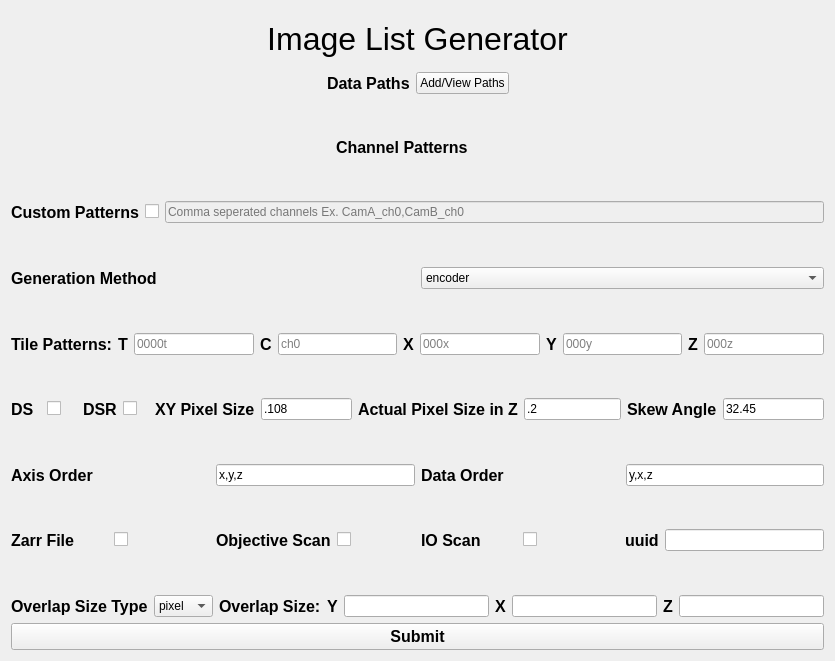
        <widget class="QWidget" name="imageListGenerator">
         <attribute name="title">
          <string>Image List Generator</string>
         </attribute>
         <layout class="QGridLayout" name="gridLayout_15" rowstretch="1,10,1">
          <item row="2" column="0">
           <layout class="QVBoxLayout" name="verticalLayout_52">
            <item>
             <layout class="QHBoxLayout" name="horizontalLayout_247">
              <item>
               <widget class="QPushButton" name="imageListGeneratorSubmitButton">
                <property name="font">
                 <font>
                  <pointsize>12</pointsize>
                  <bold>true</bold>
                 </font>
                </property>
                <property name="text">
                 <string>Submit</string>
                </property>
               </widget>
              </item>
             </layout>
            </item>
           </layout>
          </item>
          <item row="1" column="0">
           <layout class="QVBoxLayout" name="verticalLayout_36" stretch="1,1,1,1,1,1,1,1,1,1,1,1,1,1,1,1,1">
            <property name="spacing">
             <number>6</number>
            </property>
            <property name="bottomMargin">
             <number>0</number>
            </property>
            <item>
             <layout class="QHBoxLayout" name="imageListGeneratorDataPathsHorizontalLayout">
              <item>
               <spacer name="horizontalSpacer_80">
                <property name="orientation">
                 <enum>Qt::Horizontal</enum>
                </property>
                <property name="sizeHint" stdset="0">
                 <size>
                  <width>40</width>
                  <height>20</height>
                 </size>
                </property>
               </spacer>
              </item>
              <item>
               <widget class="QLabel" name="imageListGeneratorDataPathsLabel">
                <property name="font">
                 <font>
                  <pointsize>12</pointsize>
                  <bold>true</bold>
                  <strikeout>false</strikeout>
                  <kerning>true</kerning>
                 </font>
                </property>
                <property name="text">
                 <string>Data Paths</string>
                </property>
               </widget>
              </item>
              <item>
               <widget class="QPushButton" name="imageListGeneratorAddPathsButton">
                <property name="text">
                 <string>Add/View Paths</string>
                </property>
               </widget>
              </item>
              <item>
               <spacer name="horizontalSpacer_81">
                <property name="orientation">
                 <enum>Qt::Horizontal</enum>
                </property>
                <property name="sizeHint" stdset="0">
                 <size>
                  <width>40</width>
                  <height>20</height>
                 </size>
                </property>
               </spacer>
              </item>
             </layout>
            </item>
            <item>
             <spacer name="verticalSpacer_119">
              <property name="orientation">
               <enum>Qt::Vertical</enum>
              </property>
              <property name="sizeHint" stdset="0">
               <size>
                <width>20</width>
                <height>40</height>
               </size>
              </property>
             </spacer>
            </item>
            <item>
             <layout class="QHBoxLayout" name="imageListGeneratorChannelPatternsHorizontalLayout">
              <item>
               <widget class="QLabel" name="imageListGeneratorChannelPatternsLabel">
                <property name="sizePolicy">
                 <sizepolicy hsizetype="Maximum" vsizetype="Maximum">
                  <horstretch>0</horstretch>
                  <verstretch>0</verstretch>
                 </sizepolicy>
                </property>
                <property name="font">
                 <font>
                  <pointsize>12</pointsize>
                  <bold>true</bold>
                  <strikeout>false</strikeout>
                  <kerning>true</kerning>
                 </font>
                </property>
                <property name="text">
                 <string>Channel Patterns</string>
                </property>
               </widget>
              </item>
              <item>
               <spacer name="imageListGeneratorChannelPatternsHorizontalSpacer">
                <property name="orientation">
                 <enum>Qt::Horizontal</enum>
                </property>
                <property name="sizeType">
                 <enum>QSizePolicy::Maximum</enum>
                </property>
                <property name="sizeHint" stdset="0">
                 <size>
                  <width>30</width>
                  <height>20</height>
                 </size>
                </property>
               </spacer>
              </item>
             </layout>
            </item>
            <item>
             <spacer name="verticalSpacer_120">
              <property name="orientation">
               <enum>Qt::Vertical</enum>
              </property>
              <property name="sizeHint" stdset="0">
               <size>
                <width>20</width>
                <height>40</height>
               </size>
              </property>
             </spacer>
            </item>
            <item>
             <layout class="QHBoxLayout" name="imageListGeneratorCustomPatternsHorizontalLayout">
              <item>
               <widget class="QLabel" name="imageListGeneratorCustomPatternsLabel">
                <property name="font">
                 <font>
                  <pointsize>12</pointsize>
                  <bold>true</bold>
                  <strikeout>false</strikeout>
                  <kerning>true</kerning>
                 </font>
                </property>
                <property name="text">
                 <string>Custom Patterns</string>
                </property>
               </widget>
              </item>
              <item>
               <widget class="QCheckBox" name="imageListGeneratorCustomPatternsCheckBox">
                <property name="autoFillBackground">
                 <bool>false</bool>
                </property>
                <property name="text">
                 <string/>
                </property>
               </widget>
              </item>
              <item>
               <widget class="QLineEdit" name="imageListGeneratorCustomPatternsLineEdit">
                <property name="enabled">
                 <bool>false</bool>
                </property>
                <property name="placeholderText">
                 <string>Comma seperated channels Ex. CamA_ch0,CamB_ch0</string>
                </property>
               </widget>
              </item>
             </layout>
            </item>
            <item>
             <spacer name="verticalSpacer_122">
              <property name="orientation">
               <enum>Qt::Vertical</enum>
              </property>
              <property name="sizeHint" stdset="0">
               <size>
                <width>20</width>
                <height>40</height>
               </size>
              </property>
             </spacer>
            </item>
            <item>
             <layout class="QHBoxLayout" name="horizontalLayout_238" stretch="1">
              <item>
               <layout class="QHBoxLayout" name="horizontalLayout_240" stretch="1,1">
                <item>
                 <widget class="QLabel" name="imageListGeneratorGenerationMethodLabel">
                  <property name="font">
                   <font>
                    <pointsize>12</pointsize>
                    <bold>true</bold>
                   </font>
                  </property>
                  <property name="text">
                   <string>Generation Method</string>
                  </property>
                 </widget>
                </item>
                <item>
                 <widget class="QComboBox" name="imageListGeneratorGenerationMethodComboBox">
                  <item>
                   <property name="text">
                    <string>encoder</string>
                   </property>
                  </item>
                  <item>
                   <property name="text">
                    <string>sqlite</string>
                   </property>
                  </item>
                  <item>
                   <property name="text">
                    <string>tile_position</string>
                   </property>
                  </item>
                 </widget>
                </item>
               </layout>
              </item>
             </layout>
            </item>
            <item>
             <spacer name="verticalSpacer_124">
              <property name="orientation">
               <enum>Qt::Vertical</enum>
              </property>
              <property name="sizeHint" stdset="0">
               <size>
                <width>20</width>
                <height>40</height>
               </size>
              </property>
             </spacer>
            </item>
            <item>
             <layout class="QHBoxLayout" name="horizontalLayout_241">
              <item>
               <layout class="QHBoxLayout" name="horizontalLayout_239">
                <item>
                 <widget class="QLabel" name="imageListGeneratorTilePatternsLabel">
                  <property name="font">
                   <font>
                    <pointsize>12</pointsize>
                    <bold>true</bold>
                   </font>
                  </property>
                  <property name="text">
                   <string>Tile Patterns:</string>
                  </property>
                 </widget>
                </item>
                <item>
                 <widget class="QLabel" name="imageListGeneratorTilePatternsTLabel">
                  <property name="font">
                   <font>
                    <pointsize>12</pointsize>
                    <bold>true</bold>
                   </font>
                  </property>
                  <property name="text">
                   <string>T</string>
                  </property>
                 </widget>
                </item>
                <item>
                 <widget class="QLineEdit" name="imageListGeneratorTilePatternsTLineEdit">
                  <property name="placeholderText">
                   <string>0000t</string>
                  </property>
                 </widget>
                </item>
                <item>
                 <widget class="QLabel" name="imageListGeneratorTilePatternsCLabel">
                  <property name="font">
                   <font>
                    <pointsize>12</pointsize>
                    <bold>true</bold>
                   </font>
                  </property>
                  <property name="text">
                   <string>C</string>
                  </property>
                 </widget>
                </item>
                <item>
                 <widget class="QLineEdit" name="imageListGeneratorTilePatternsCLineEdit">
                  <property name="placeholderText">
                   <string>ch0</string>
                  </property>
                 </widget>
                </item>
                <item>
                 <widget class="QLabel" name="imageListGeneratorTilePatternsXLabel">
                  <property name="font">
                   <font>
                    <pointsize>12</pointsize>
                    <bold>true</bold>
                   </font>
                  </property>
                  <property name="text">
                   <string>X</string>
                  </property>
                 </widget>
                </item>
                <item>
                 <widget class="QLineEdit" name="imageListGeneratorTilePatternsXLineEdit">
                  <property name="placeholderText">
                   <string>000x</string>
                  </property>
                 </widget>
                </item>
                <item>
                 <widget class="QLabel" name="imageListGeneratorTilePatternsYLabel">
                  <property name="font">
                   <font>
                    <pointsize>12</pointsize>
                    <bold>true</bold>
                   </font>
                  </property>
                  <property name="text">
                   <string>Y</string>
                  </property>
                 </widget>
                </item>
                <item>
                 <widget class="QLineEdit" name="imageListGeneratorTilePatternsYLineEdit">
                  <property name="placeholderText">
                   <string>000y</string>
                  </property>
                 </widget>
                </item>
                <item>
                 <widget class="QLabel" name="imageListGeneratorTilePatternsZLabel">
                  <property name="font">
                   <font>
                    <pointsize>12</pointsize>
                    <bold>true</bold>
                   </font>
                  </property>
                  <property name="text">
                   <string>Z</string>
                  </property>
                 </widget>
                </item>
                <item>
                 <widget class="QLineEdit" name="imageListGeneratorTilePatternsZLineEdit">
                  <property name="placeholderText">
                   <string>000z</string>
                  </property>
                 </widget>
                </item>
               </layout>
              </item>
             </layout>
            </item>
            <item>
             <spacer name="verticalSpacer_121">
              <property name="orientation">
               <enum>Qt::Vertical</enum>
              </property>
              <property name="sizeHint" stdset="0">
               <size>
                <width>20</width>
                <height>40</height>
               </size>
              </property>
             </spacer>
            </item>
            <item>
             <layout class="QHBoxLayout" name="horizontalLayout_242" stretch="1,1,3,4,3">
              <item>
               <layout class="QHBoxLayout" name="horizontalLayout_249">
                <item>
                 <widget class="QLabel" name="imageListGeneratorDSLabel">
                  <property name="font">
                   <font>
                    <pointsize>12</pointsize>
                    <bold>true</bold>
                   </font>
                  </property>
                  <property name="text">
                   <string>DS</string>
                  </property>
                 </widget>
                </item>
                <item>
                 <widget class="QCheckBox" name="imageListGeneratorDSCheckBox">
                  <property name="text">
                   <string/>
                  </property>
                 </widget>
                </item>
               </layout>
              </item>
              <item>
               <layout class="QHBoxLayout" name="horizontalLayout_246">
                <item>
                 <widget class="QLabel" name="imageListGeneratorDSRLabel">
                  <property name="font">
                   <font>
                    <pointsize>12</pointsize>
                    <bold>true</bold>
                   </font>
                  </property>
                  <property name="text">
                   <string>DSR</string>
                  </property>
                 </widget>
                </item>
                <item>
                 <widget class="QCheckBox" name="imageListGeneratorDSRCheckBox">
                  <property name="text">
                   <string/>
                  </property>
                 </widget>
                </item>
               </layout>
              </item>
              <item>
               <layout class="QHBoxLayout" name="horizontalLayout_245">
                <item>
                 <widget class="QLabel" name="imageListGeneratorXYPixelSizeLabel">
                  <property name="font">
                   <font>
                    <pointsize>12</pointsize>
                    <bold>true</bold>
                   </font>
                  </property>
                  <property name="text">
                   <string>XY Pixel Size</string>
                  </property>
                 </widget>
                </item>
                <item>
                 <widget class="QLineEdit" name="imageListGeneratorXYPixelSizeLineEdit">
                  <property name="text">
                   <string>.108</string>
                  </property>
                 </widget>
                </item>
               </layout>
              </item>
              <item>
               <layout class="QHBoxLayout" name="horizontalLayout_244">
                <item>
                 <widget class="QLabel" name="imageListGeneratorDZLabel">
                  <property name="font">
                   <font>
                    <pointsize>12</pointsize>
                    <bold>true</bold>
                   </font>
                  </property>
                  <property name="text">
                   <string>Actual Pixel Size in Z</string>
                  </property>
                 </widget>
                </item>
                <item>
                 <widget class="QLineEdit" name="imageListGeneratorDZLineEdit">
                  <property name="text">
                   <string>.2</string>
                  </property>
                 </widget>
                </item>
               </layout>
              </item>
              <item>
               <layout class="QHBoxLayout" name="horizontalLayout_243">
                <item>
                 <widget class="QLabel" name="imageListGeneratorSkewAngleLabel">
                  <property name="font">
                   <font>
                    <pointsize>12</pointsize>
                    <bold>true</bold>
                   </font>
                  </property>
                  <property name="text">
                   <string>Skew Angle</string>
                  </property>
                 </widget>
                </item>
                <item>
                 <widget class="QLineEdit" name="imageListGeneratorSkewAngleLineEdit">
                  <property name="text">
                   <string>32.45</string>
                  </property>
                 </widget>
                </item>
               </layout>
              </item>
             </layout>
            </item>
            <item>
             <spacer name="verticalSpacer_123">
              <property name="orientation">
               <enum>Qt::Vertical</enum>
              </property>
              <property name="sizeHint" stdset="0">
               <size>
                <width>20</width>
                <height>40</height>
               </size>
              </property>
             </spacer>
            </item>
            <item>
             <layout class="QHBoxLayout" name="horizontalLayout_250" stretch="1,1">
              <item>
               <layout class="QHBoxLayout" name="horizontalLayout_252" stretch="1,1">
                <item>
                 <widget class="QLabel" name="imageListGeneratorAxisOrderLabel">
                  <property name="font">
                   <font>
                    <pointsize>12</pointsize>
                    <bold>true</bold>
                   </font>
                  </property>
                  <property name="text">
                   <string>Axis Order</string>
                  </property>
                 </widget>
                </item>
                <item>
                 <widget class="QLineEdit" name="imageListGeneratorAxisOrderLineEdit">
                  <property name="text">
                   <string>x,y,z</string>
                  </property>
                 </widget>
                </item>
               </layout>
              </item>
              <item>
               <layout class="QHBoxLayout" name="horizontalLayout_251" stretch="1,1">
                <item>
                 <widget class="QLabel" name="imageListGeneratorDataOrderLabel">
                  <property name="font">
                   <font>
                    <pointsize>12</pointsize>
                    <bold>true</bold>
                   </font>
                  </property>
                  <property name="text">
                   <string>Data Order</string>
                  </property>
                 </widget>
                </item>
                <item>
                 <widget class="QLineEdit" name="imageListGeneratorDataOrderLineEdit">
                  <property name="text">
                   <string>y,x,z</string>
                  </property>
                 </widget>
                </item>
               </layout>
              </item>
             </layout>
            </item>
            <item>
             <spacer name="verticalSpacer_125">
              <property name="orientation">
               <enum>Qt::Vertical</enum>
              </property>
              <property name="sizeHint" stdset="0">
               <size>
                <width>20</width>
                <height>40</height>
               </size>
              </property>
             </spacer>
            </item>
            <item>
             <layout class="QHBoxLayout" name="horizontalLayout_253" stretch="1,1,1,1">
              <item>
               <layout class="QHBoxLayout" name="horizontalLayout_257" stretch="1,1">
                <item>
                 <widget class="QLabel" name="imageListGeneratorZarrFileLabel">
                  <property name="font">
                   <font>
                    <pointsize>12</pointsize>
                    <bold>true</bold>
                   </font>
                  </property>
                  <property name="text">
                   <string>Zarr File</string>
                  </property>
                 </widget>
                </item>
                <item>
                 <widget class="QCheckBox" name="imageListGeneratorZarrFileCheckBox">
                  <property name="text">
                   <string/>
                  </property>
                 </widget>
                </item>
               </layout>
              </item>
              <item>
               <layout class="QHBoxLayout" name="horizontalLayout_256" stretch="1,1">
                <item>
                 <widget class="QLabel" name="imageListGeneratorObjectiveScanLabel">
                  <property name="font">
                   <font>
                    <pointsize>12</pointsize>
                    <bold>true</bold>
                   </font>
                  </property>
                  <property name="text">
                   <string>Objective Scan</string>
                  </property>
                 </widget>
                </item>
                <item>
                 <widget class="QCheckBox" name="imageListGeneratorObjectiveScanCheckBox">
                  <property name="text">
                   <string/>
                  </property>
                 </widget>
                </item>
               </layout>
              </item>
              <item>
               <layout class="QHBoxLayout" name="horizontalLayout_255" stretch="1,1">
                <item>
                 <widget class="QLabel" name="imageListGeneratorIOScanLabel">
                  <property name="font">
                   <font>
                    <pointsize>12</pointsize>
                    <bold>true</bold>
                   </font>
                  </property>
                  <property name="text">
                   <string>IO Scan</string>
                  </property>
                 </widget>
                </item>
                <item>
                 <widget class="QCheckBox" name="imageListGeneratorIOScanCheckBox">
                  <property name="text">
                   <string/>
                  </property>
                 </widget>
                </item>
               </layout>
              </item>
              <item>
               <layout class="QHBoxLayout" name="horizontalLayout_254" stretch="0,0">
                <item>
                 <widget class="QLabel" name="imageListGeneratorUuidLabel">
                  <property name="font">
                   <font>
                    <pointsize>12</pointsize>
                    <bold>true</bold>
                   </font>
                  </property>
                  <property name="text">
                   <string>uuid</string>
                  </property>
                 </widget>
                </item>
                <item>
                 <widget class="QLineEdit" name="imageListGeneratorUuidLineEdit"/>
                </item>
               </layout>
              </item>
             </layout>
            </item>
            <item>
             <spacer name="verticalSpacer_126">
              <property name="orientation">
               <enum>Qt::Vertical</enum>
              </property>
              <property name="sizeHint" stdset="0">
               <size>
                <width>20</width>
                <height>40</height>
               </size>
              </property>
             </spacer>
            </item>
            <item>
             <layout class="QHBoxLayout" name="horizontalLayout_258" stretch="1,3">
              <item>
               <layout class="QHBoxLayout" name="horizontalLayout_260" stretch="1,1">
                <item>
                 <widget class="QLabel" name="imageListGeneratorOverlapSizeTypeLabel">
                  <property name="font">
                   <font>
                    <pointsize>12</pointsize>
                    <bold>true</bold>
                   </font>
                  </property>
                  <property name="text">
                   <string>Overlap Size Type</string>
                  </property>
                 </widget>
                </item>
                <item>
                 <widget class="QComboBox" name="imageListGeneratorOverlapSizeTypeComboBox">
                  <item>
                   <property name="text">
                    <string>pixel</string>
                   </property>
                  </item>
                  <item>
                   <property name="text">
                    <string>um</string>
                   </property>
                  </item>
                 </widget>
                </item>
               </layout>
              </item>
              <item>
               <layout class="QHBoxLayout" name="horizontalLayout_259" stretch="0,0,0,0,0,0,0">
                <item>
                 <widget class="QLabel" name="imageListGeneratorOverlapSizeLabel">
                  <property name="font">
                   <font>
                    <pointsize>12</pointsize>
                    <bold>true</bold>
                   </font>
                  </property>
                  <property name="text">
                   <string>Overlap Size:</string>
                  </property>
                 </widget>
                </item>
                <item>
                 <widget class="QLabel" name="imageListGeneratorOverlapSizeYLabel">
                  <property name="font">
                   <font>
                    <pointsize>12</pointsize>
                    <bold>true</bold>
                   </font>
                  </property>
                  <property name="text">
                   <string>Y</string>
                  </property>
                 </widget>
                </item>
                <item>
                 <widget class="QLineEdit" name="imageListGeneratorOverlapSizeYLineEdit"/>
                </item>
                <item>
                 <widget class="QLabel" name="imageListGeneratorOverlapSizeXLabel">
                  <property name="font">
                   <font>
                    <pointsize>12</pointsize>
                    <bold>true</bold>
                   </font>
                  </property>
                  <property name="text">
                   <string>X</string>
                  </property>
                 </widget>
                </item>
                <item>
                 <widget class="QLineEdit" name="imageListGeneratorOverlapSizeXLineEdit"/>
                </item>
                <item>
                 <widget class="QLabel" name="imageListGeneratorOverlapSizeZLabel">
                  <property name="font">
                   <font>
                    <pointsize>12</pointsize>
                    <bold>true</bold>
                   </font>
                  </property>
                  <property name="text">
                   <string>Z</string>
                  </property>
                 </widget>
                </item>
                <item>
                 <widget class="QLineEdit" name="imageListGeneratorOverlapSizeZLineEdit"/>
                </item>
               </layout>
              </item>
             </layout>
            </item>
           </layout>
          </item>
          <item row="0" column="0">
           <layout class="QVBoxLayout" name="verticalLayout_53">
            <item>
             <layout class="QHBoxLayout" name="horizontalLayout_248">
              <item>
               <widget class="QLabel" name="imageListGeneratorLabel">
                <property name="font">
                 <font>
                  <pointsize>24</pointsize>
                 </font>
                </property>
                <property name="text">
                 <string>Image List Generator</string>
                </property>
                <property name="alignment">
                 <set>Qt::AlignCenter</set>
                </property>
               </widget>
              </item>
             </layout>
            </item>
           </layout>
          </item>
         </layout>
        </widget>
